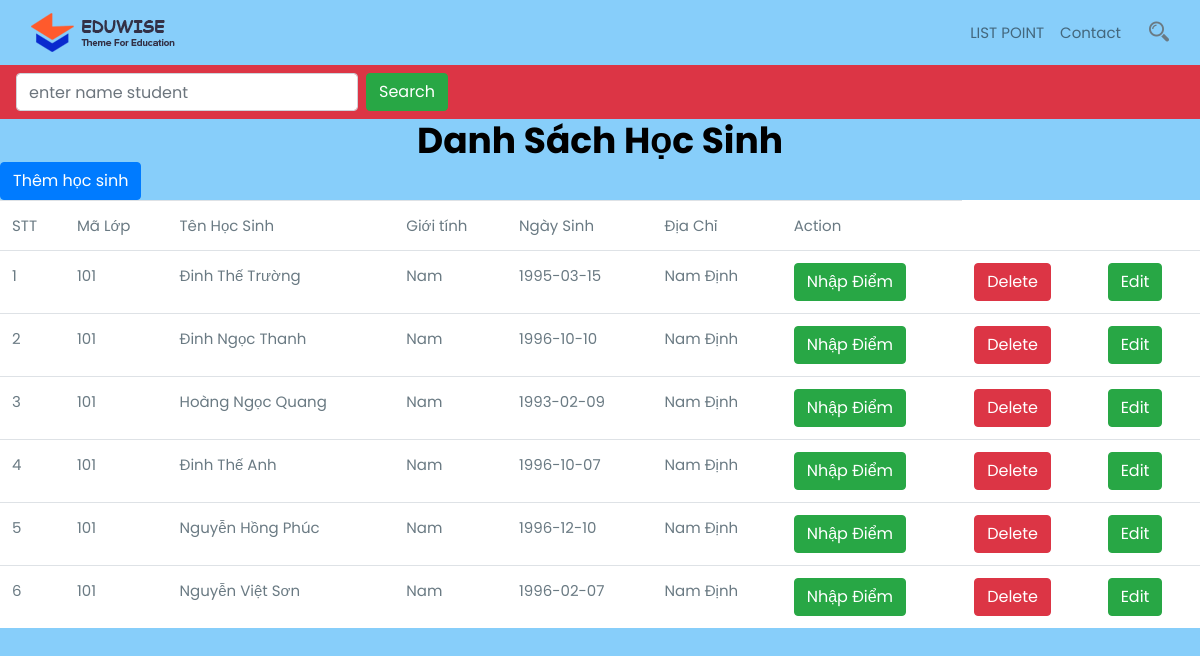
Page /index.php?page=list-student on the committed database.
### tables this page shows
CREATE TABLE `Students` (
  `id_student` int NOT NULL,
  `id_class` int NOT NULL,
  `NameStudent` varchar(255) NOT NULL,
  `Gender` varchar(10) NOT NULL,
  `Date` date NOT NULL,
  `Address` varchar(255) NOT NULL
);

### src/Controller/StudentController.php (called while the page is built, shortened)
<?php
class StudentController
{
    protected $studentModel;
    public function __construct()
    {
        $this->studentModel = new StudentModel();
    }
    function showStudent(){
        $students = $this->studentModel->getAll();
        include_once "src/View/listStudent.php";
    }
}

### src/Model/DBConnect.php (called while the page is built, shortened)
<?php
class DBConnect
{
    protected $dsn;
    protected $username;
    protected $password;
    public function __construct()
    {
        $this->dsn = "mysql:host =localhost;dbname=QUANLYDIEM;charset=utf8";
        $this->username = "root";
        $this->password = "123456@Abc";
    }
    function connect()
    {
        $connect = new PDO($this->dsn,$this->username,$this->password);
        return $connect;
    }
}

### src/Model/StudentModel.php (called while the page is built, shortened)
<?php
class StudentModel
{
    protected $DBConnect;
    public function __construct()
    {
      $conn  = new DBConnect();
         $this->DBConnect = $conn->connect();
    }
    function getAll(){
        $sql = "SELECT * FROM `Students`";
        $stmt = $this->DBConnect->query($sql);
        $data = $stmt->fetchAll();
        $students = [];
        foreach ($data as $item){
            $student = new Students($item["id_class"],$item["NameStudent"],$item["Gender"],$item["Date"],$item["Address"]);
            $student->setId($item["id_student"]);
            array_push($students,$student);
        }
        return $students;
    }
}

### src/Model/Students.php (called while the page is built, shortened)
<?php
class Students
{
    protected $id;
    protected $id_class;
    protected $name;
    protected $gender;
    protected $date;
    protected $address;
    public function __construct($id_class,$_name,$_gender,$_date,$_address)
    {
        $this->id_class = $id_class;
        $this->name = $_name;
        $this->gender = $_gender;
        $this->date = $_date;
        $this->address = $_address;
    }
    public function getId()
    {
        return $this->id;
    }
    public function setId($id)
    {
        $this->id = $id;
    }
    public function getIdClass()
    {
        return $this->id_class;
    }
    public function getName()
    {
        return $this->name;
    }
    public function getGender()
    {
        return $this->gender;
    }
    public function getDate()
    {
        return $this->date;
    }
    public function getAddress()
    {
        return $this->address;
    }
}

### src/View/listStudent.php (the view, shortened to what this page needs)
<!doctype html>
<html lang="en">
<head>
    <link rel="stylesheet" href="https://maxcdn.bootstrapcdn.com/bootstrap/4.0.0/css/bootstrap.min.css">
    <link rel="stylesheet" href="style/css/assets/bootstrap.min.css">
    <link rel="stylesheet" href="style/css/assets/font-awesome.min.css">
    <link rel="stylesheet" href="style/css/assets/flaticon.css">
    <link rel="stylesheet" href="style/css/assets/magnific-popup.css">
    <link rel="stylesheet" href="style/css/assets/owl.carousel.css">
    <link rel="stylesheet" href="style/css/assets/owl.theme.css">
    <link rel="stylesheet" href="style/css/assets/animate.css">
    <link rel="stylesheet" href="style/css/assets/slick.css">
    <link rel="stylesheet" href="style/css/assets/preloader.css"/>
    <link rel="stylesheet" href="style/css/assets/revolution/layers.css">
    <link rel="stylesheet" href="style/css/assets/revolution/navigation.css">
    <link rel="stylesheet" href="style/css/assets/revolution/settings.css">
    <link rel="stylesheet" href="style/css/assets/meanmenu.css">
    <link rel="stylesheet" href="style/css/style.css">
    <link rel="stylesheet" href="style/css/responsive.css">
    <link rel="stylesheet" href="style/css/demo.css">
</head>
<body>
<div class="edu_nav">
    <div class="container">
        <nav class="navbar navbar-expand-md navbar-light bg-faded">
            <a class="navbar-brand" href="index.php"><img src="style/images/logo.png" alt="logo"></a>
            <div class="collapse navbar-collapse main-menu" id="navbarSupportedContent">
                <ul class="navbar-nav nav lavalamp ml-auto menu">
                    <li class="nav-item"><a href="index.php?page=list-point" class="nav-link">LIST POINT</a>
                    </li>
                    <li class="nav-item"><a href="contact.html" class="nav-link">Contact</a></li>
                </ul>
            </div>
            <div class="mr-auto search_area ">
                <ul class="navbar-nav mx-auto">
                    <li class="nav-item"><i class="search_btn flaticon-magnifier"></i>
                    </li>
                </ul>
            </div>
        </nav>
    </div>
</div>
<nav class="navbar navbar-expand-lg navbar-light bg-danger">
    <div class="collapse navbar-collapse" id="navbarSupportedContent">
        <form class="form-inline my-2 my-lg-0" method="post" action="index.php?page=search">
            <input class="form-control mr-sm-2" type="search" placeholder="enter name student" aria-label="Search" name="search">
            <button class="btn btn-success my-2 my-sm-0" type="submit">Search</button>
        </form>
    </div>
</nav>
<h2 style="text-align: center;color: black">Danh Sách Học Sinh</h2>
<a href="index.php?page=add-student" class="btn btn-primary btn-xs pull-right">Thêm học sinh</a>
    <table class="table">
        <thead class="thead-dark">
        <tr>
            <td scope="col">STT</td>
            <td scope="col">Mã Lớp</td>
            <td scope="col">Tên Học Sinh</td>
            <td scope="col">Giới tính</td>
            <td scope="col">Ngày Sinh</td>
            <td scope="col">Địa Chỉ</td>
            <td scope="col">Action</td>
        </tr>
        </thead>
        <tbody>
        <?php foreach($students as $key=>$value): ?>
            <tr>
                <td><?php echo ++$key;?></td>
                <td><?php echo $value->getIdClass();?></td>
                <td><?php echo $value->getName();?></a></td>
                <td><?php echo $value->getGender();?></td>
                <td><?php echo $value->getDate();?></td>
                <td><?php echo $value->getAddress();?></td>
                <td><a class="btn btn-success" href="index.php?page=list-point">Nhập Điểm</a></td>
                <td><a class="btn btn-danger" onclick="return confirm('ban co muon xoa k?')" href="index.php?page=delete-student&id=<?php echo $value->getId();?>">Delete</a></td>
                <td><a class="btn btn-success" href="index.php?page=edit-student&id=<?php echo $value->getId(); ?>">Edit</a></td>
            </tr>
        <?php endforeach;?>
        </tbody>
    </table>
</body>
</html>

### index.php (shortened to what this page needs)
<?php
$studentController = new \QLD\Controller\StudentController();
$page = isset($_REQUEST["page"])? $_REQUEST["page"]: NULL;
switch ($page){
    case "list-student":
        $studentController->showStudent();
        break;
}
?>

### style/css/assets/revolution/settings.css (style rules this page uses)
body { overflow-x: hidden !important; }

### src/View/listStudent.php (style rules this page uses)
body { background-color: lightskyblue; }
.table { background-color: white; }

### rows in the picture
students: id_class "101", NameStudent "Đinh Thế Trường", Gender "Nam", Date "1995-03-15", Address "Nam Định"
students: id_class "101", NameStudent "Đinh Ngọc Thanh", Gender "Nam", Date "1996-10-10", Address "Nam Định"
students: id_class "101", NameStudent "Hoàng Ngọc Quang", Gender "Nam", Date "1993-02-09", Address "Nam Định"
students: id_class "101", NameStudent "Đinh Thế Anh", Gender "Nam", Date "1996-10-07", Address "Nam Định"
students: id_class "101", NameStudent "Nguyễn Hồng Phúc", Gender "Nam", Date "1996-12-10", Address "Nam Định"
students: id_class "101", NameStudent "Nguyễn Việt Sơn", Gender "Nam", Date "1996-02-07", Address "Nam Định"
